Frame 1 (no input): blank canvas, image omitted
Frame 60 (the mouse pressed at the canvas centre just before this capture): blank canvas, image omitted
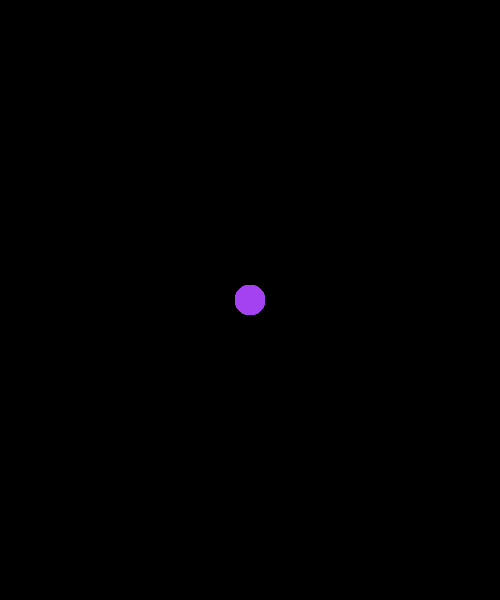
Frame 120 (the mouse held since frame 60 and released just before this capture)

The Processing sketch whose frames 1 and 60 were blank and that drew this single picture after the mouse press (run headless with seeded random() and noise(); from frame 60 on, the mouse is pressed at the canvas centre):

// Processing sketch: w6_08_mousePressed_drawing
// ── w6_08_mousePressed_drawing.pde
// IMA @ NYU Shanghai
// Interaction Lab
// Mouse & Keyboard Interaction

color myColor;

void setup() {
  size(500,600);
  background(0);
  noStroke();
  
  myColor = color(255);
}

void draw() {
  if (mousePressed) {
    fill(myColor);
    ellipse(mouseX, mouseY, 30, 30);
  }
}

void mousePressed() {
  myColor = color(random(255),random(255),random(255));
}
